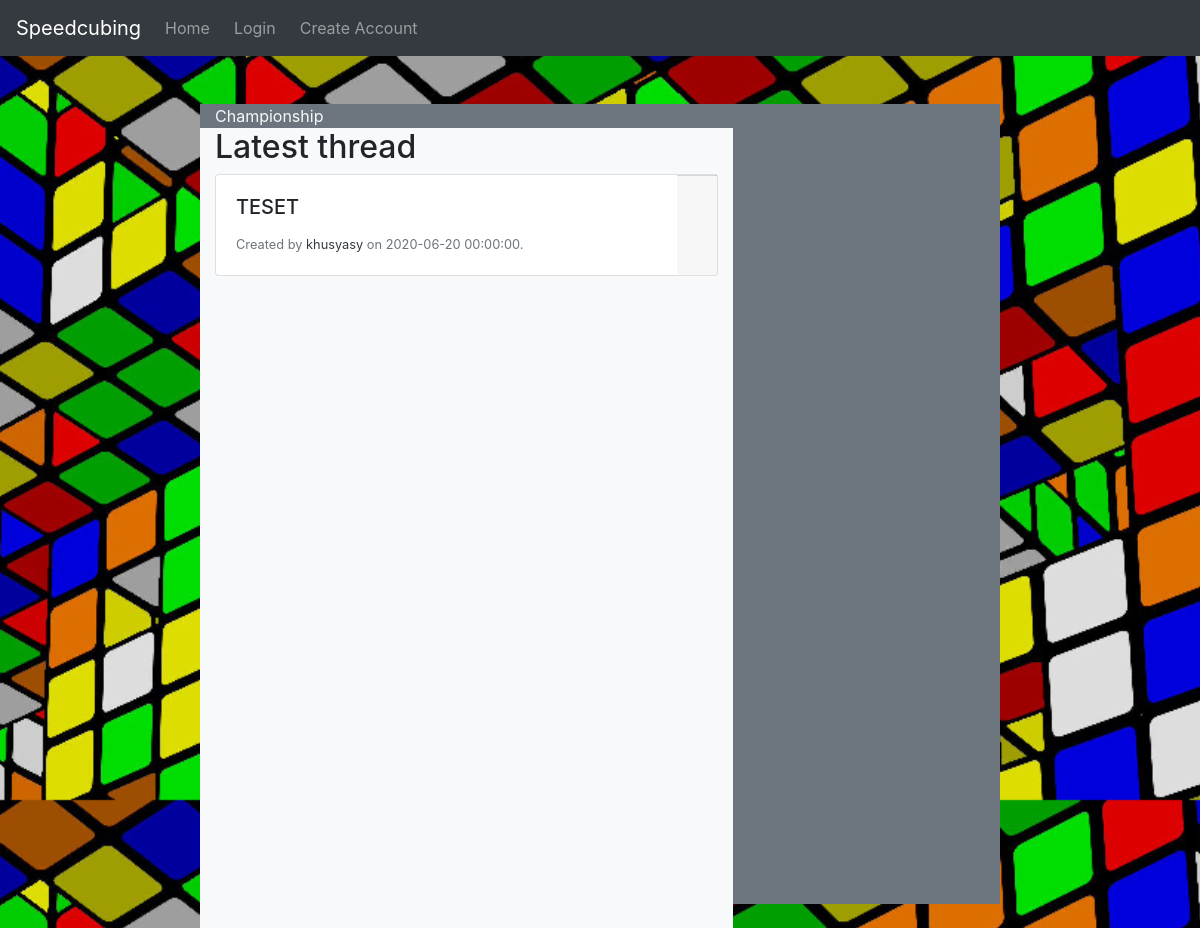
Page /ci_rubik/kategori/index/1 on the committed database.
### tables this page shows
CREATE TABLE `tbl_kategori` (
  `id` int(11) NOT NULL,
  `nama_kategori` varchar(50) NOT NULL
);

CREATE TABLE `tbl_thread` (
  `id` int(11) NOT NULL,
  `id_kategori` int(11) NOT NULL,
  `id_account` int(11) NOT NULL,
  `nama_thread` varchar(50) NOT NULL,
  `tanggal_buat` datetime NOT NULL
);

CREATE TABLE `tbl_account` (
  `id` int(11) NOT NULL,
  `username` varchar(50) NOT NULL,
  `email` varchar(50) NOT NULL,
  `password` varchar(50) NOT NULL,
  `name` varchar(50) NOT NULL,
  `level` varchar(20) NOT NULL
);

### ci_rubik/application/controllers/Kategori.php (called while the page is built, shortened)
<?php
class Kategori extends CI_Controller {
	public function index($id)
	{
        $data['title'] = 'Speedcubing';
		$data['kategori'] = $this->KategoriModel->get_kat($id)->row_array();
		$data['thread'] = $this->ThreadModel->get_all_kat($id)->result_array();
		$data['user'] = $this->session->userdata('user');
		$data['userinfo'] = $this->load->view('userinfo', $data, true);
		$this->load->view('templates/header', $data);
		$this->load->view('kategori', $data);
		$this->load->view('templates/footer');
	}
}

### ci_rubik/index.php (called while the page is built, shortened)
<?php
require_once BASEPATH.'core/CodeIgniter.php';

### ci_rubik/application/models/KategoriModel.php (called while the page is built, shortened)
<?php
class KategoriModel extends CI_Model{
    public function get_kat($id){
        $query = $this->db->select('id, nama_kategori')
                            ->from('tbl_kategori')
                            ->where('id', $id)
                            ->get();
        return $query;
    }
}

### ci_rubik/application/models/ThreadModel.php (called while the page is built, shortened)
<?php
class ThreadModel extends CI_Model{
    public function get_all_kat($kat){
        $query = $this->db->select('tbl_thread.id, tbl_thread.tanggal_buat, tbl_thread.nama_thread, tbl_account.username')
                            ->from('tbl_thread')
                            ->join('tbl_account', 'tbl_thread.id_account = tbl_account.id')
                            ->where('tbl_thread.id_kategori', $kat)
                            ->order_by('tbl_thread.tanggal_buat', 'DESC')
                            ->get();
        return $query;
    }
}

### ci_rubik/application/views/kategori.php (the view, shortened to what this page needs)
<div class="container-fluid h-100">
    <div class="row h-100 mt-md-5">
        <div class="col-md-8 offset-md-2 bg-secondary">
            <p class="text-light m-auto"><?php echo $kategori['nama_kategori'] ?></p>
            <div class="row h-100">
                <div class="col-md-8 bg-light h-100">
                    <h2>Latest thread</h2>
                    <?php foreach($thread AS $data): ?>
                        <div class="card my-3 flex-row m-auto">
                            <div class="card-body clickable" onclick="location.href = '<?= base_url() . '/thread/index/' . $data['id'];?>'">
                                <h5 class="card-title"><?php echo $data['nama_thread']?></h5>
                                <p class="card-text"><small class="text-muted">Created by </small><small class="text-dark"><?php echo $data['username'];?></small><small class="text-muted"> on <?php echo $data['tanggal_buat'];?>.</small></p>
                            </div>
                            <div class="card-footer">
                            </div>
                        </div>
                    <?php endforeach; ?>
                </div>
                <div class="col-md-4 text-light">
                </div>
            </div>
        </div>
    </div>
</div>

### ci_rubik/assets/css/style.css (style rules this page uses)
* { margin: 0; padding: 0; }
body { height: 100%; background-image: url(../images/background.jpg); background-size: cover; }
.clickable { cursor: pointer; }

### rows in the picture
tbl_kategori: nama_kategori "Championship"
tbl_thread: nama_thread "TESET", id_account.username "khusyasy", tanggal_buat "2020-06-20 00:00:00"
